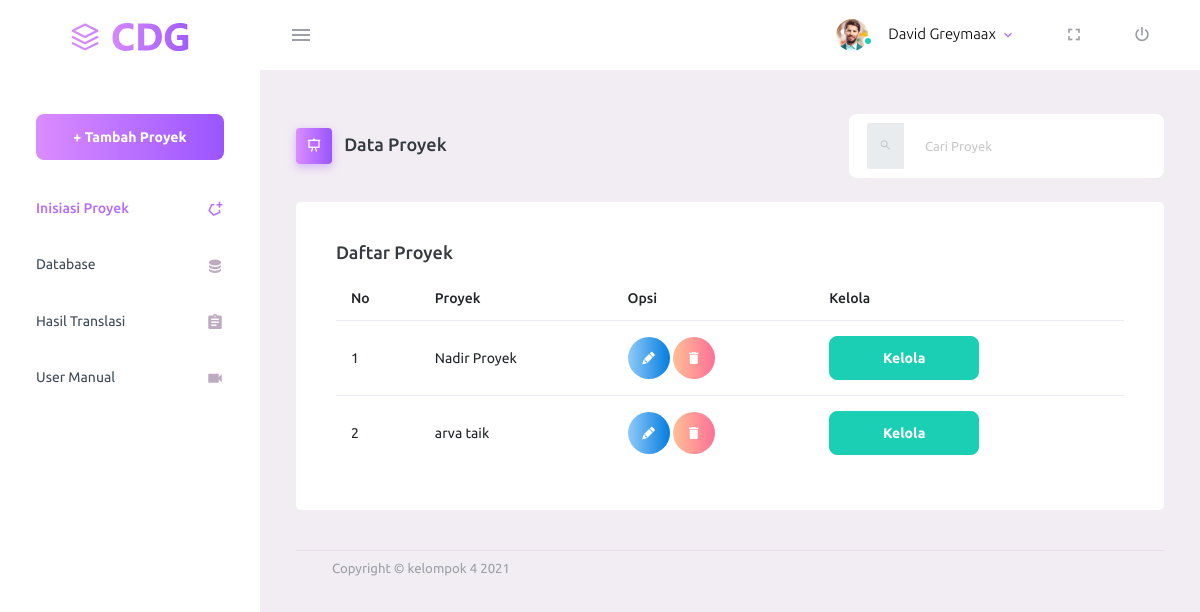
/home, run on an earlier commit of the app's database.
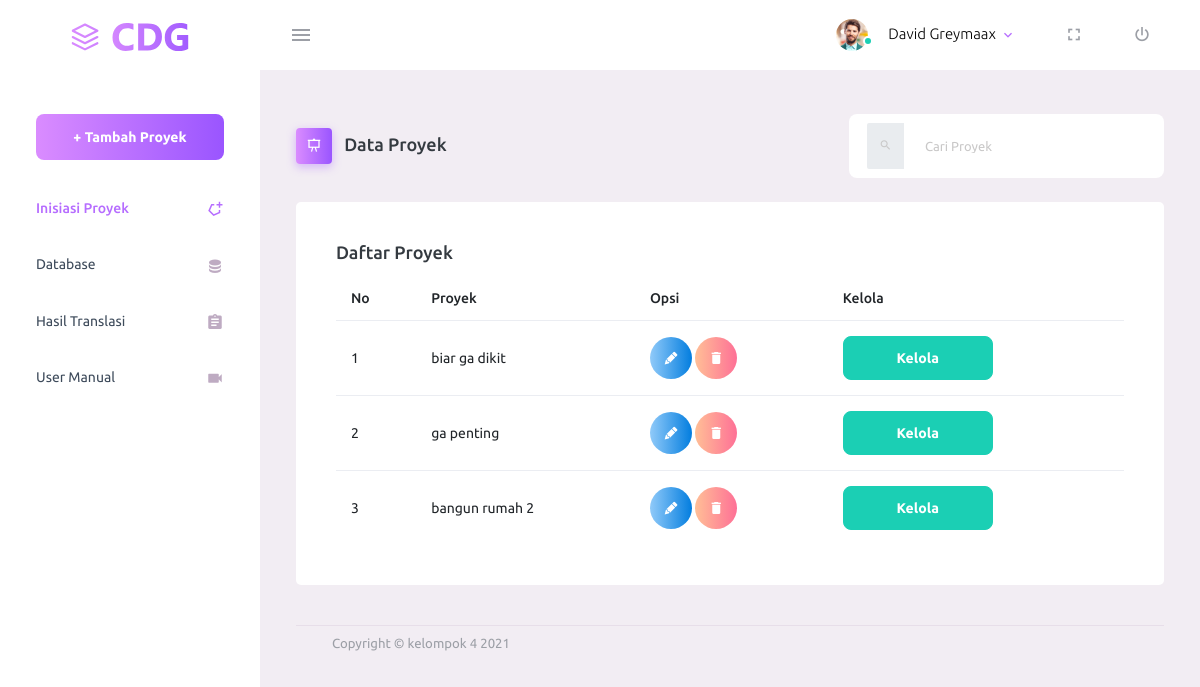
And on a later commit of the database.
### cdg/models.py (models this page shows, shortened)
class Proyek(models.Model):
    nama_proyek = models.CharField(max_length=50)

### projekppl/views.py (the view)
# urls.py: 2. Add a URL to urlpatterns:  path('', views.home, name='home')
def home(request):
    posts=Proyek.objects.all()
    return render(request,'index.html',{'posts':posts})

### templates/index.html (shortened to what the changed rows need)
<!DOCTYPE html>
<html lang="en">
  <head>
    <link rel="stylesheet" href="https://stackpath.bootstrapcdn.com/bootstrap/4.3.1/css/bootstrap.min.css">
    {% load static %}
    <link rel="stylesheet" href="{% static 'vendors/mdi/css/materialdesignicons.min.css' %}">
    <link rel="stylesheet" href="{% static 'vendors/css/vendor.bundle.base.css' %}">
    <link rel="stylesheet" href="{% static 'css/style.css' %}">
  </head>
  <body>
    <div class="container-scroller">
      <div class="container-fluid page-body-wrapper">
        <div class="main-panel">
          <div class="content-wrapper">
            <div class="row">
              <div class="col-12 grid-margin">
                <div class="card">
                  <div class="card-body">
                    <div class="table-responsive">
                      <table class="table">
                        <thead>
                          <tr>
                            <th> No </th>
                            <th> Proyek </th>
                            <th> Opsi </th>
                            <th> Kelola </th>
                          </tr>
                        </thead>
                        <tbody>
                          {% if posts %}
                          <tr>
                              {% for proyek in posts %}
                            <td> {{ forloop.counter }} </td>
                            <td> {{ proyek.nama_proyek }} </td>
                            <td>
                            <button type="button" data-toggle="modal" data-target="#modal-{{proyek.id}}" class="btn btn-gradient-info btn-rounded btn-icon">
                            <i class="mdi mdi-lead-pencil"></i>
                            </button>
                            <a href="/destroy_proyek/{{proyek.id}}" onclick="return confirm('Yakin ingin hapus')">
                            <button type="button" class="btn btn-gradient-danger btn-rounded btn-icon">
                            <i class="mdi mdi-delete"></i>
                            </button>
                            </a>
                            </td>
                            <td>
                               <a href="/translasi/{{proyek.id}}"> <button type="button" class="btn btn-success btn-fw">Kelola</button> </a>
                            </td>
                          </tr>
                          {% endfor %}
                          {% else %}
                              <p>No polls are available.</p>
                          {% endif %}
                        </tbody>
                      </table>
                    </div>
                  </div>
                </div>
              </div>
            </div>
        </div>
      </div>
    </div>
  </body>
</html>

What changed in the data, as far as the page shows it:
removed Proyek: nama_proyek "Nadir Proyek"
removed Proyek: nama_proyek "arva taik"
added Proyek: nama_proyek "biar ga dikit"
added Proyek: nama_proyek "ga penting"
added Proyek: nama_proyek "bangun rumah 2"
